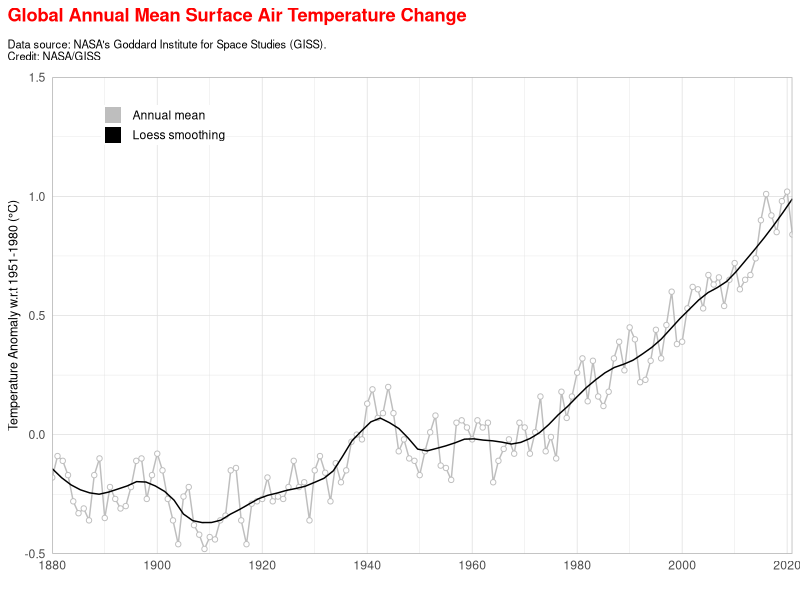
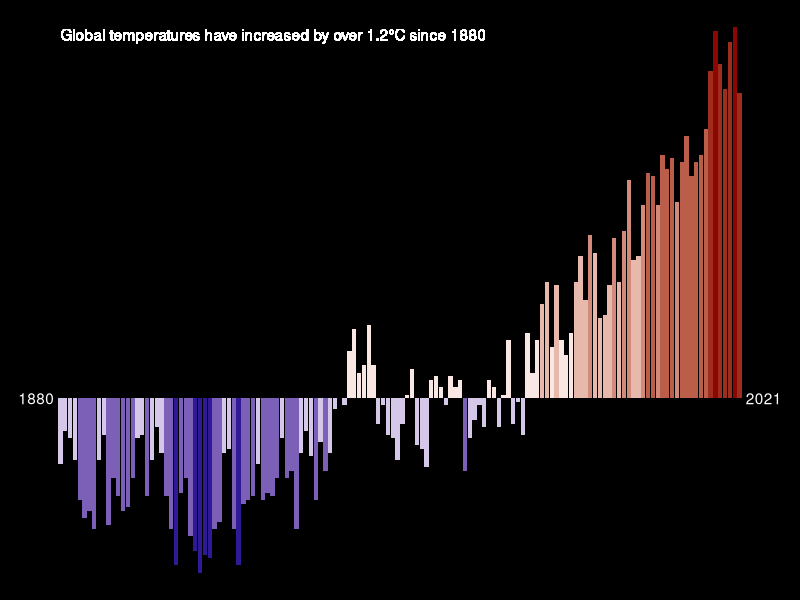
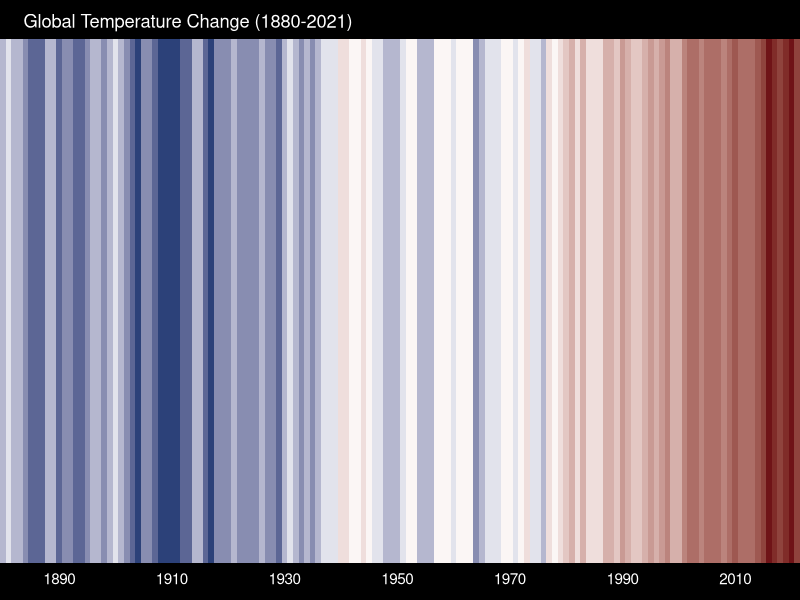

These figures' R source, in order:
## ---- chunk 1
knitr::opts_chunk$set(echo = TRUE)

library(tidyverse)
library(scales)
library(glue)
## ---- chunk 2

read_csv("data/GLB.Ts+dSST.csv", skip = 1, na = "***") %>% 
  select(year = Year, t_diff = `J-D`) %>% 
  drop_na() %>% 
  ggplot(aes(x = year, y = t_diff)) +
  geom_line(aes(colour = "1"), size = 0.5, show.legend = FALSE) +
  geom_point(fill = "white", aes(colour = "1"), shape = 21, show.legend = TRUE) +
  geom_smooth(se = FALSE, aes(colour = "2"), size = 0.5, span = 0.2, show.legend = FALSE) + 
  scale_x_continuous(breaks = seq(1880, 2023, 20), expand = c(0,0)) +
  scale_y_continuous(limits = c(-0.5, 1.5), expand = c(0,0)) +
  scale_colour_manual(name = NULL, breaks = c(1,2), values = c("gray", "black"), labels = c("Annual mean", "Loess smoothing"), guide = guide_legend(override.aes = list(shape = 15, size = 5))) +
  labs(x = "", y = "Temperature Anomaly w.r.t 1951-1980 (\u00B0C)",
       title = "Global Annual Mean Surface Air Temperature Change",
       subtitle = "Data source: NASA's Goddard Institute for Space Studies (GISS).\nCredit: NASA/GISS") +
  theme_light() +
  theme(axis.ticks = element_blank(),
        axis.title.y = element_text(size = 9),
        plot.title.position = "plot",
        plot.title = element_text(margin = margin(b = 10), colour = "red", face = "bold"),
        plot.subtitle = element_text(size = 8, margin = margin(b = 10)),
        legend.position = c(0.15, 0.9),
        legend.title = element_text(size = 0),
        legend.key.height = unit(10, "pt"),
        legend.margin = margin(0,0,0,0))
## ---- chunk 3

t_data <- read_csv("data/GLB.Ts+dSST.csv", skip = 1, na ="***") %>%
  select(year = Year, t_diff = `J-D`) %>% 
  drop_na()

annotation <- t_data %>% 
  arrange(year) %>% 
  slice(1, n()) %>% 
  mutate(t_diff = 0,
         x = year + c(-5,5))

t_data %>% 
  ggplot(aes(x = year, y = t_diff, fill = t_diff)) +
  geom_col(show.legend = FALSE) +
  geom_text(data = annotation, aes(x = x, label = year), colour = "white") +
  geom_text(x = 1880, y = 1, hjust = 0,
            label = "Global temperatures have increased by over 1.2\u00B0C since 1880",
            colour = "white") +
  scale_fill_stepsn(colours = c("darkblue", "white", "darkred"),
                    values = rescale(c(min(t_data$t_diff), 0, max(t_data$t_diff))),
                    limits = c(min(t_data$t_diff), max(t_data$t_diff)),
                    n.breaks = 9) +
  theme_void() +
  theme(plot.background = element_rect(fill = "black"))
## ---- chunk 4

t_data <- read_csv("data/GLB.Ts+dSST.csv", skip = 1, na = "***") %>% 
  select(year = Year, t_diff = `J-D`) %>% 
  drop_na()

t_data %>% 
  ggplot(aes(x = year, y = 1, fill = t_diff)) +
  geom_tile(show.legend = FALSE) +
  scale_fill_stepsn(colours = c("#08306B", "white", "#67000D"),
                    values = rescale(c(min(t_data$t_diff), 0 , max(t_data$t_diff))),
                    n.breaks = 12) +
  coord_cartesian(expand = FALSE) +
  scale_x_continuous(breaks = seq(1890, 2020, 20)) +
  labs(title = glue("Global Temperature Change ({min(t_data$year)}-{max(t_data$year)})")) +
  theme_void() +
  theme(
    axis.text.x = element_text(colour = "white",
                               margin = margin(t = 5, b = 10, unit = "pt")),
    plot.title = element_text(colour = "white",
                              margin = margin(b = 5, t = 10, unit ="pt"),
                              hjust = 0.05),
    plot.background = element_rect(fill = "black"))

